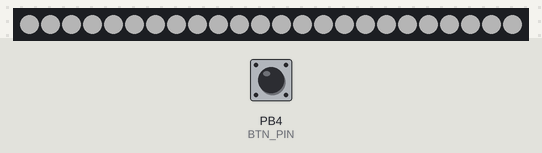
Bench run of a sketch on a simulated ATtiny85, built with avr-gcc and run on an emulated ATtiny85. Shown: 24 RGB LEDs in strip order, left to right. Inputs (shaded band) come from the test bench; at power-on: PB4 (BTN_PIN) LOW. Dim RGB values are drawn brighter than linear.

Above: at 1.2 s.
1.3 s: PB4 (BTN_PIN) pulled HIGH for 0.15 s
At 1.51 s:
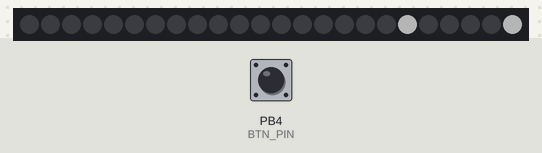
2.0 s: PB4 (BTN_PIN) pulled HIGH for 1 s
At 2.19 s:
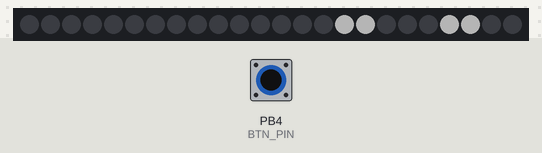
3.6 s: PB4 (BTN_PIN) pulled HIGH for 0.15 s
At 3.77 s:
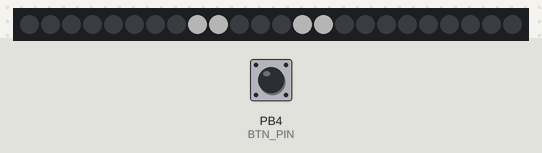
4.3 s: PB4 (BTN_PIN) pulled HIGH for 3.2 s
At 4.46 s:
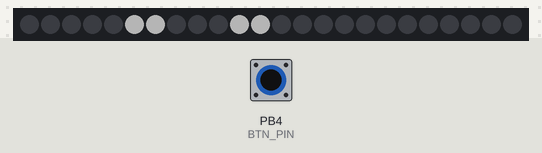
8.1 s: PB4 (BTN_PIN) pulled HIGH for 1 s
At 12.57 s:
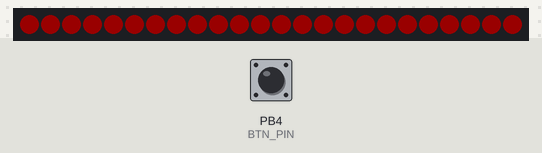
12.7 s: PB4 (BTN_PIN) pulled HIGH for 0.15 s
At 13.2 s:
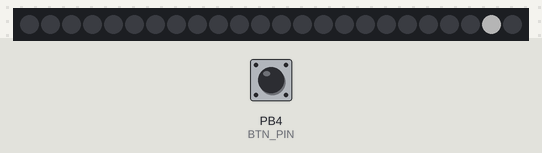

Measured:
- after the input at 1.3 s, the LEDs: change after 0.09 s (image 1)

The sketch:

Programmable_Arc_Reactor.ino
```cpp
//Iron man arc reactor using NeoPixels and Attiny 85
//Created by Jonathan Bush
//Last Updated: 2/10/2015
//pixel 0 is middle, 1 is at 11 oclock, 2 thru 10 counter clockwise

// Modified October 2019 by Robin Gambin
#include <Adafruit_NeoPixel.h>
#define N_LEDS 24 //need to define which pin the neopixel data line is connected to
#define DATA_PIN 2  //Data out to NeoPixels
#define BTN_PIN 4  //Button input
#define BTN_DELAY 250  //To help reduce button bounce
#define NUM_PATTERNS 7  //Define total number of patterns
#define BRIGHTNESS 64  //Max brightness for most patterns, keep lower to reduce current consumption
#define LOWHEART 25  //Low brightness setting of heartbeat pattern
#define HIGHHEART 150  //High brightness setting of heartbeat pattern

uint8_t pattern=1;
uint8_t buttonState=0;
unsigned long mark;

Adafruit_NeoPixel strip = Adafruit_NeoPixel(N_LEDS, DATA_PIN, NEO_GRB + NEO_KHZ800);


void setup(){
  pinMode(BTN_PIN, INPUT);
  strip.begin();
  strip.show(); // Initialize all pixels to 'off'
}

void loop(){
  chkBtn(digitalRead(BTN_PIN));  //check to see if button is pressed every loop

  if(pattern > NUM_PATTERNS){pattern = 1;}  //If pattern exceeds total pattern options, reset to 1

  pickPattern(pattern);  //move to pattern selection

}

void pickPattern(uint8_t var){
  switch (var){
    case 1:
    // steady on
    steadylights();
    break;

    case 2:
    //propellar type spin
    propspin();
    break;

    case 3:
    //glowing
    glow();
    break;

    case 4:
    //cheesy smiley face
    smile();
    break;

    case 5:
    //bump bump in red
    heartbeat();
    break;

    case 6:
    //single spinning
    spinwheel();
    break;

    case 7:
    //idle to save battery power
    idle();
    break;

  }
}


boolean chkBtn(int buttonState) {
  if (buttonState == HIGH && (millis() - mark) > BTN_DELAY) { //check to see if button has been pressed and that it is longer than delay to get rid of bouncing.
    //j = 0;
    mark = millis();
    pattern++;
    return true;
  }
  else { return false; }
}

void steadylights(){
  strip.setBrightness(BRIGHTNESS);
  colorWipe(strip.Color(255,255,255),50); //turn all white
  delay(20);//to keep from blowing through sketch so quickly
}

void spinwheel(){
  strip.setBrightness(BRIGHTNESS);
  for(int i=23;i > 0;i--){
    if(chkBtn(digitalRead(BTN_PIN))){break;}
    strip.setPixelColor(i,255,255,255);
    strip.show();
    delay(100);
    colorWipe(strip.Color(0,0,0),0);
  }
}

void idle(){
  strip.setBrightness(0);
  colorWipe(strip.Color(0,0,0),0);
  delay(50);
}

void propspin(){
  strip.setBrightness(BRIGHTNESS);
  colorWipe(strip.Color(0,0,0),0);
  delay(10);
  for(int j=23 ; j > 0;j--){
    if(chkBtn(digitalRead(BTN_PIN))){break;}
    int k=j+5;
    if(k>10){k=k-10;}
    strip.setPixelColor(j,255,255,255);
    strip.setPixelColor(k,255,255,255);
    strip.show();
    delay(200);
    colorWipe(strip.Color(0,0,0),0);

  }
}

void glow(){
  colorWipe(strip.Color(255,255,255),10);
  //delay(10);
  for(int m = 1; m < BRIGHTNESS; m++){
    if(chkBtn(digitalRead(BTN_PIN))){break;}
    strip.setBrightness(m);
    strip.show();
    //colorWipe(strip.Color(255,255,255),0);
    //if(m == BRIGHTNESS){x = -1;}
    delay(30);
  }
  for(int m = BRIGHTNESS; m > 0; m--){
    if(chkBtn(digitalRead(BTN_PIN))){break;}
    strip.setBrightness(m);
    strip.show();
    //colorWipe(strip.Color(255,255,255),0);
    //if(m == BRIGHTNESS){x = -1;}
    delay(30);
  }
}

void smile(){
  strip.setBrightness(BRIGHTNESS);
  colorWipe(strip.Color(0,0,0),0);
  strip.setPixelColor(9,255,255,0);
  strip.setPixelColor(1,255,255,0);
  strip.setPixelColor(3,255,255,0);
  strip.setPixelColor(4,255,255,0);
  strip.setPixelColor(5,255,255,0);
  strip.setPixelColor(6,255,255,0);
  strip.setPixelColor(7,255,255,0);
  strip.show();
  delay(20);  //to keep it from processing through the loop so quickly.
}

void heartbeat(){
  strip.setBrightness(LOWHEART);
  colorWipe(strip.Color(255,0,0),0);
  for(int q = 0; q < 76; q++){
    if(chkBtn(digitalRead(BTN_PIN))){break;}
    delay(20);
  }
  strip.setBrightness(HIGHHEART);
  strip.show();
  delay(100);
  strip.setBrightness(LOWHEART);
  strip.show();
  delay(70);
  strip.setBrightness(HIGHHEART);
  strip.show();
  delay(100);
}


void colorWipe(uint32_t c, uint8_t wait) {
  for(uint16_t i=0; i<strip.numPixels(); i++) {
    if(chkBtn(digitalRead(BTN_PIN))){break;}
      strip.setPixelColor(i, c);
      strip.show();
      delay(wait);
  }
}
```
